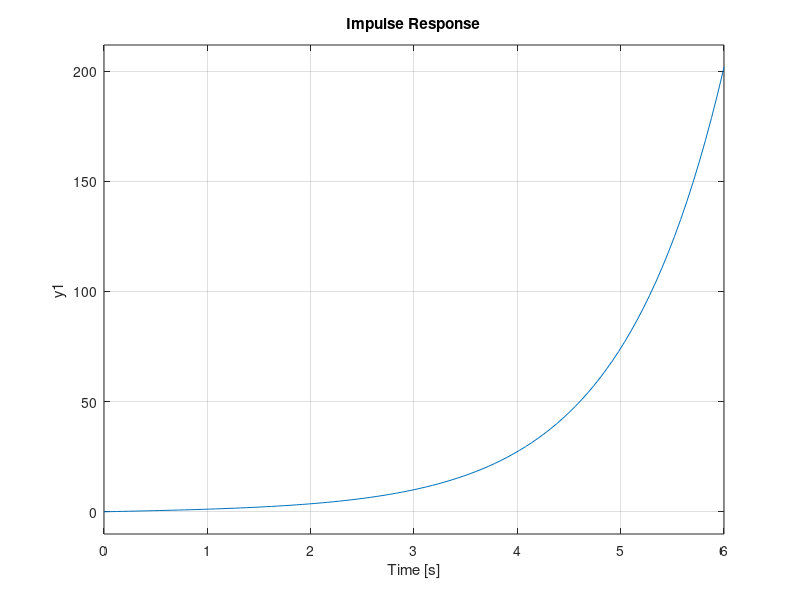
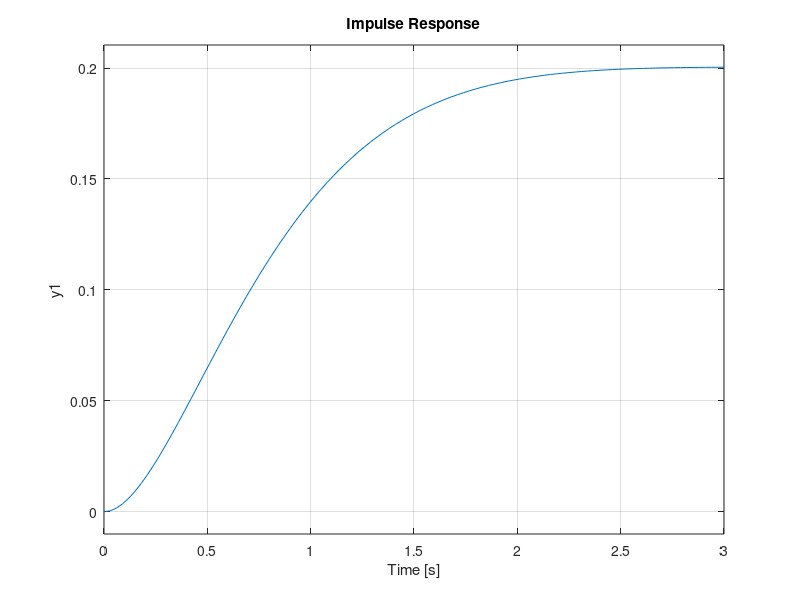
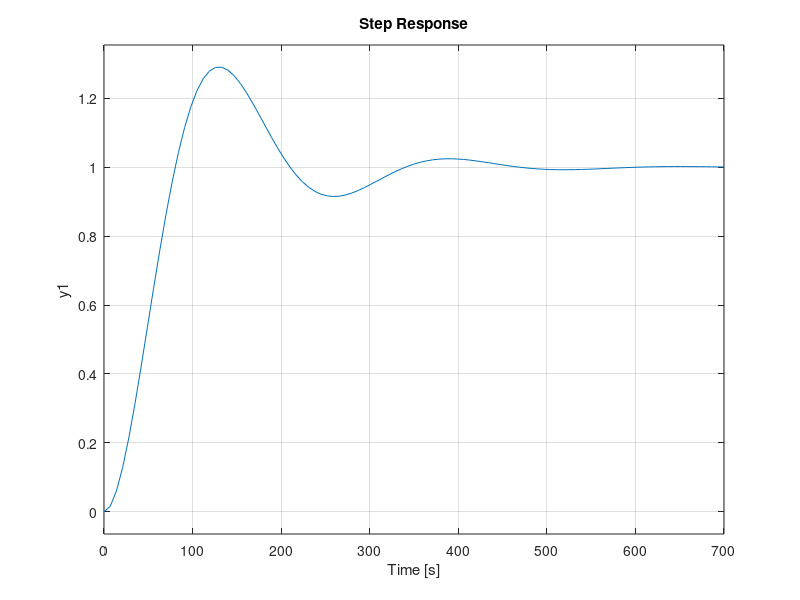

Reproduce these figures in MATLAB, in order.
%BE 404 HW 3
%% Problem 2
H1 = tf(1,[1 0 -1]);
impulse(H1);
figure;
H2 = tf(1,[1 4 5 0]);
impulse(H2);
figure;
H3 = tf(2,[1 1 1 1]);
impulse(H3)

%% Problem 3
clear,close all, clc;
G = tf(16,[1 1 16]);
step(G);

%% Problem 4
clear,close all, clc
H = tf(6.76e-4,[1 0.019 6.76e-4]);
step(H);